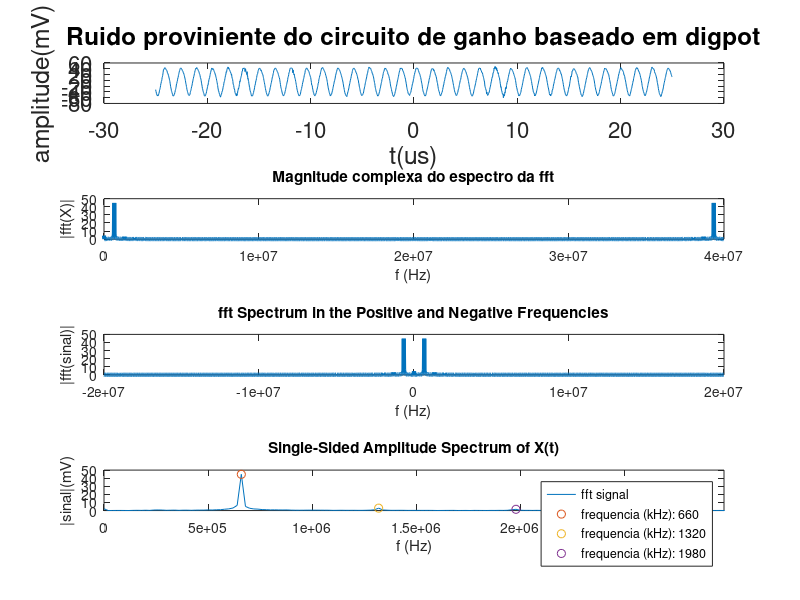

Source code (MATLAB):
#Octave 7.1.0
#Autor: Gustavo Pinheiro

%%%%%%%%%%%%%%%%%%%%%%%%%%%% Descricao do codigo %%%%%%%%%%%%%%%%%%%%%%%%%%%%%%%
%{
Programa para analise de dados obtidos por meio de osciloscopio
  %plota o sinal obtido
  %realiza a fft e obtem as frequencias do sinal
%}

%%%%%%%%%%%%%%%%%%%%%%%%%%%% parametros %%%%%%%%%%%%%%%%%%%%%%%%%%%%%%%

#pre-defifinicoes do octave
clear all; more off;clc; close all; %limpa o ambiente de trabalho
pkg load control; pkg load signal;  %carrega pacotes

#parametros do programa

%%%%%%%%%%%%%%%%%%%%%%%%%%%%%%% Dados %%%%%%%%%%%%%%%%%%%%%%%%%%%%%%%%%%%%%%%%%%

dados_original = csvread('dados.csv',2,0); %abre o arquivo de dados csv
                                        %pula as duas primeiras linhas (cabecalho)

vetor_tempo = dados_original(:,1);  %vetor de tempo (coluna 1 dos dados)
vetor_tempo_plot = vetor_tempo.*1000000;  %vetor de tempo em us

vetor_tensao = dados_original(:,2); %vetor de tensoes (coluna 2 dos dados)
vetor_tensao_plot = vetor_tensao.*1000; %vetor de tensoes em mV

Ts = abs(vetor_tempo(11)-vetor_tempo(10)); %periodo de amostragem
Fs = 1/Ts; %frequencia de amostragem

L = length(vetor_tensao); %tamanho do vetor de tensoes

%%%%%%%%%%%%%%%%%%%%%%%%%% plot dos dados %%%%%%%%%%%%%%%%%%%%%%%%%%%%%%%%%%%%%%%%

figure(1); %figura 1

subplot(4,1,1);
plot(vetor_tempo_plot,vetor_tensao_plot) %tempo em us ; tensoes em mV
set(gca,'FontSize',16)
xlabel('t(us)','FontSize',18)
ylabel('amplitude(mV)','FontSize',18)
title('Ruido proviniente do circuito de ganho baseado em digpot')

%%%%%%%%%%%%%%%%%%%%%%%%%%%%%%% FFT %%%%%%%%%%%%%%%%%%%%%%%%%%%%%%%%%%%%%%%%%%

Y = fft(vetor_tensao); %computes the discrete Fourier transform of vetor_tensao

%plot magnitude fft
subplot(4,1,2);
plot(Fs/L*(0:L-1),abs(Y),"LineWidth",3)
title("Magnitude complexa do espectro da fft")
xlabel("f (Hz)")
ylabel("|fft(X)|")

%plot espectro fft
subplot(4,1,3);
plot(Fs/L*(-L/2:L/2-1),abs(fftshift(Y)),"LineWidth",3)
title("fft Spectrum in the Positive and Negative Frequencies")
xlabel("f (Hz)")
ylabel("|fft(sinal)|")

%plot freqs fft e picos
P2 = abs(Y/L);
P1 = P2(1:L/2+1);
P1 = P2(1:L/2+1).*1000;       %em mX;
P1(2:end-1) = 2*P1(2:end-1);

f = Fs/L*(0:(L/2));

MinPeakHeight=0.001.*1000; %tamanho minimo para o pico ser detectado (1mV)
[pks,locs] = findpeaks(P1,"MinPeakHeight",MinPeakHeight);
    %{
    retorna os picos (pks) e suas posicoes (locs) do sinal
    %dois picos consecutivos sao distintos se a distancia entre eles for maior
    do que 2 segundos
    %}

subplot(4,1,4);

plot(f,P1 )
hold on

title("Single-Sided Amplitude Spectrum of X(t)")
xlabel("f (Hz)")
ylabel("|sinal|(mV)")

 idx = length(pks);
 for i = 1:idx
   plot(f(locs(i)),pks(i), "o" )
   pico =  f(locs(i))/1000 ;%kHz
   legends{1} = sprintf('fft signal');
   legends{i+1} = sprintf('frequencia (kHz): %d', pico);
end
legends{i+1} = sprintf('frequencia (kHz): %d', pico);

legend(legends) % Display all the legend texts.

x_limit = floor(log(abs(f(locs(i))))./log(10)); %devolve a ordem da frequencia
                                                 %do ultimo pico observado
axis([0 f(locs(i))+10^(x_limit) ]) %forca o eixo 'x' a ficar uma ordem de
                                    %grandeza acima do ultimo pico


hold off

print -dpdfwrite 'ruido.pdf' "-S1500,5000" "-F:5"



